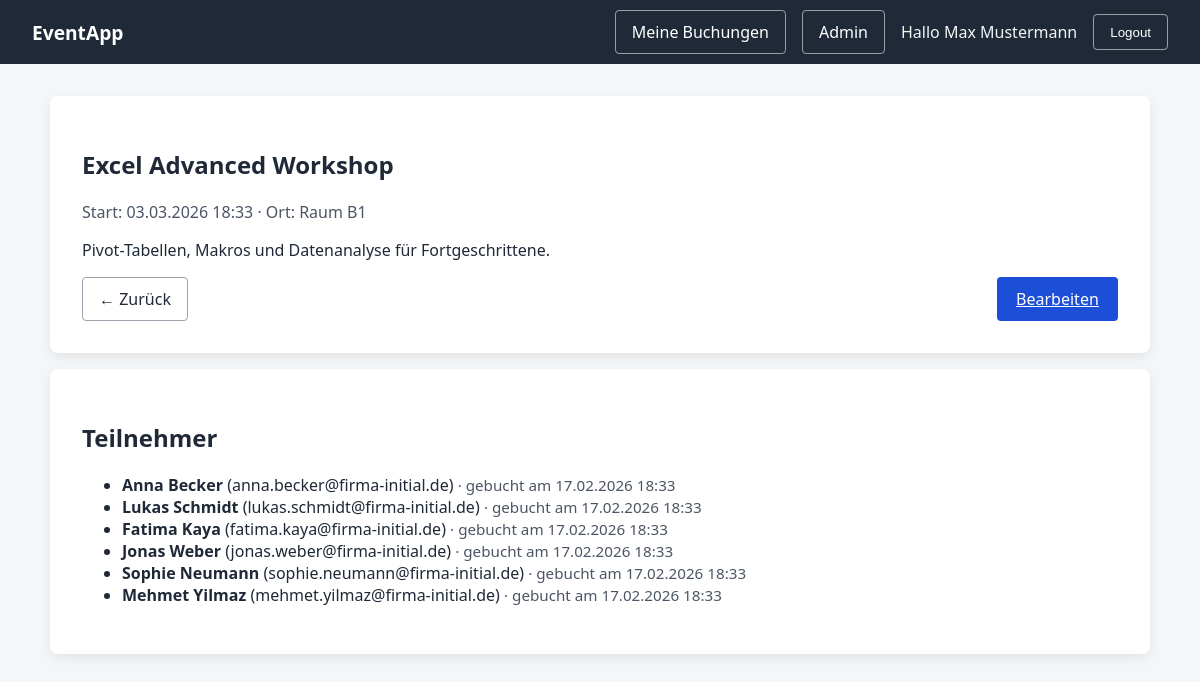
The app's page /admin/events/5 (signed in), older data.
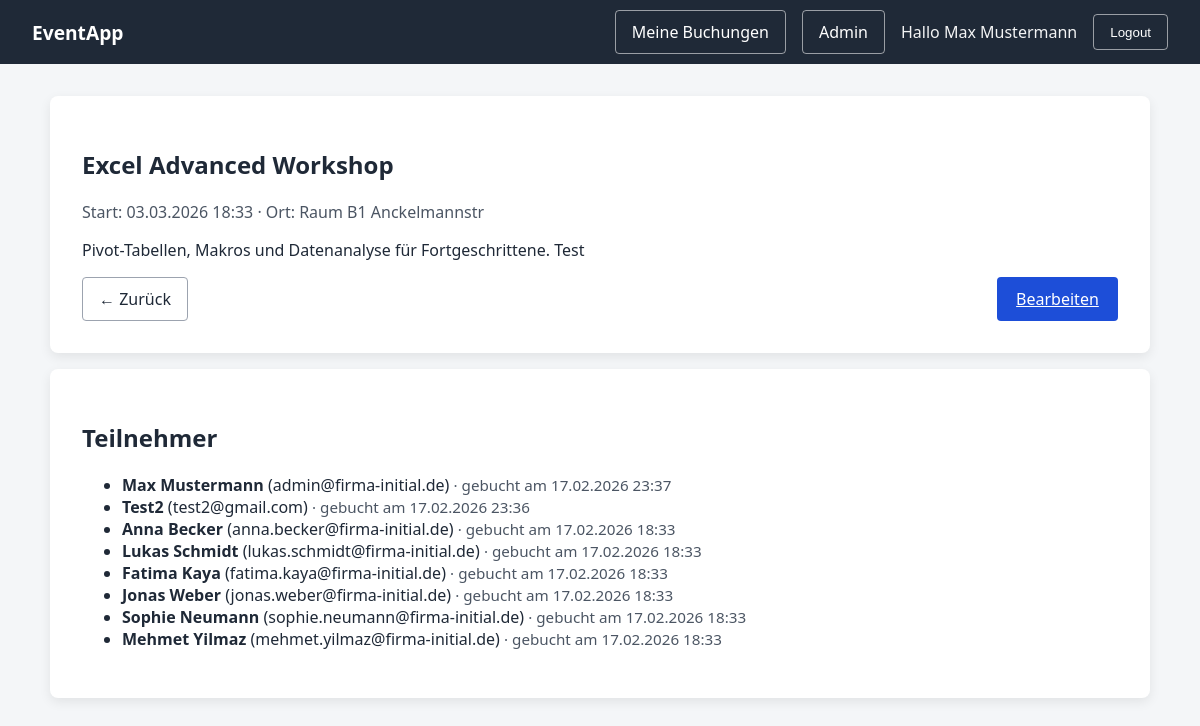
The same page, newer data.
### app/models.py (models this page shows)
class Event(Base):
    __tablename__ = "events"
    id = Column(Integer, primary_key=True)
    title = Column(String, nullable=False)
    description = Column(String)
    starts_at = Column(DateTime)
    ends_at = Column(DateTime)
    location = Column(String)
    max_participants = Column(Integer, default=0)
    is_active = Column(Boolean, default=True)
    created_at = Column(DateTime, default=datetime.utcnow)
    bookings = relationship("Booking", back_populates="event")

class Booking(Base):
    __tablename__ = "bookings"
    __table_args__ = (UniqueConstraint("user_id", "event_id", name="unique_booking"),)
    id = Column(Integer, primary_key=True)
    user_id = Column(Integer, ForeignKey("users.id"), nullable=False)
    event_id = Column(Integer, ForeignKey("events.id"), nullable=False)
    booked_at = Column(DateTime, default=datetime.utcnow)
    status = Column(String, default="booked")  # booked|canceled
    user = relationship("User", back_populates="bookings")
    event = relationship("Event", back_populates="bookings")

class User(Base):
    __tablename__ = "users"
    id = Column(Integer, primary_key=True)
    name = Column(String, nullable=False)
    email = Column(String, unique=True, nullable=False, index=True)
    password_hash = Column(String, nullable=False)
    role = Column(String, default="user", nullable=False)
    created_at = Column(DateTime, default=datetime.utcnow)
    bookings = relationship("Booking", back_populates="user")

### app/routers/web/admin.py (the view)
@router.get("/events/{event_id}", response_class=HTMLResponse)
def admin_event_detail(
    event_id: int,
    request: Request,
    db: Session = Depends(get_db),
    user = Depends(require_admin),
):
    try:
        event, attendees = admin_event_service.get_event_detail(db, event_id)
        return templates.TemplateResponse(
            "admin_event_detail.html",
            {"request": request, "user": user, "event": event, "attendees": attendees},
        )
    except admin_event_service.AdminEventError:
        return HTMLResponse("Event nicht gefunden", status_code=404)

### templates/admin_event_detail.html (shortened to what this page needs)
{% extends "base.html" %}
{% block content %}
<div class="container-wide">
    <section class="card">
    <h1>{{ event.title }}</h1>
    <p class="muted">
        {% if event.starts_at %}Start: {{ event.starts_at.strftime("%d.%m.%Y %H:%M") }}{% else %}Start: offen{% endif %}
        {% if event.location %} · Ort: {{ event.location }}{% endif %}
    </p>
    <p>{{ event.description or "" }}</p>
    <div class="event-actions">
        <a class="btn-link" href="/admin/events">← Zurück</a>
        <a class="btn-primary btn-small" href="/admin/events/{{ event.id }}/edit">Bearbeiten</a>
    </div>
    </section>
    <section class="card" style="margin-top: 1rem;">
    <h2>Teilnehmer</h2>
    {% if attendees %}
        <ul>
        {% for b in attendees %}
            <li>
            <strong>{{ b.user.name }}</strong> ({{ b.user.email }})
            <span class="muted small">· gebucht am {{ b.booked_at.strftime("%d.%m.%Y %H:%M") }}</span>
            </li>
        {% endfor %}
        </ul>
    {% else %}
        <p class="muted">Noch keine Teilnehmer.</p>
    {% endif %}
    </section>
</div>
{% endblock %}

Row changes from the older to the newer data that the page shows:
changed Event "Excel Advanced Workshop": location "Raum B1" → "Raum B1 Anckelmannstr"; description "Pivot-Tabellen, Makros und Datenanalyse für Fortgeschrittene." → "Pivot-Tabellen, Makros und Datenanalyse für Fortgeschrittene. Test"
added Booking: user.name "Max Mustermann", user.email "admin@firma-initial.de", booked_at "17.02.2026 23:37"
added Booking: user.name "Test2", user.email "test2@gmail.com", booked_at "17.02.2026 23:36"
